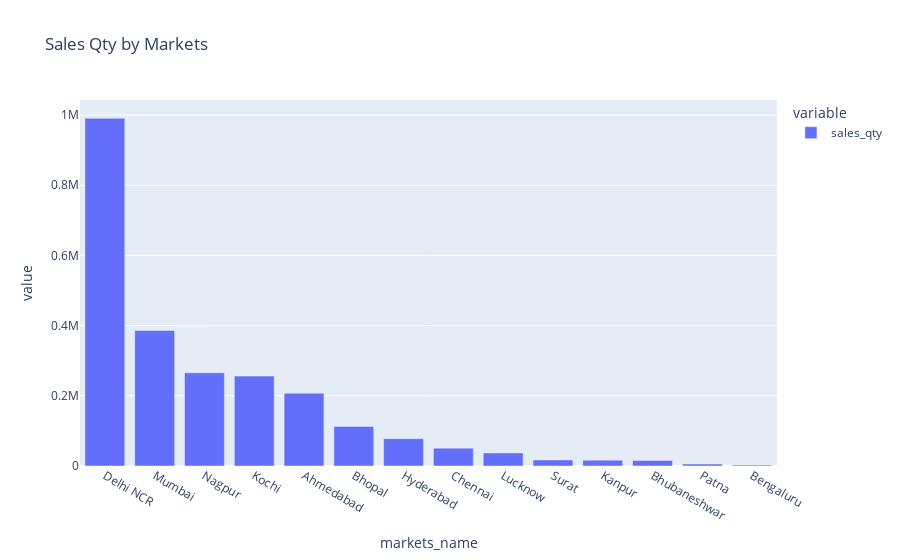

The code cell stored with this chart in its notebook:
### Code cell
#New dataframe sales qty grouped by markets
dff2 = df.groupby(["markets_name"]).sales_qty.sum().reset_index()
#print(dff1)

#sort 
dff2=dff2.sort_values(by=['sales_qty'])

#plot the bars
fig = px.bar(dff2, x="markets_name", y=["sales_qty"], title="Sales Qty by Markets")
fig['layout']['xaxis']['autorange'] = "reversed"

fig.show()

### Figure 1 — Plotly figure (JSON) as saved in the notebook; plotly's stock layout.template omitted (floating-point values rounded to 4 significant figures)
{"data": [{"alignmentgroup": "True", "hovertemplate": "variable=sales_qty<br>markets_name=%{x}<br>value=%{y}<extra></extra>", "legendgroup": "sales_qty", "marker": {"color": "#636efa", "pattern": {"shape": ""}}, "name": "sales_qty", "offsetgroup": "sales_qty", "orientation": "v", "showlegend": true, "textposition": "auto", "type": "bar", "x": ["Bengaluru", "Patna", "Bhubaneshwar", "Kanpur", "Surat", "Lucknow", "Chennai", "Hyderabad", "Bhopal", "Ahmedabad", "Kochi", "Nagpur", "Mumbai", "Delhi NCR"], "xaxis": "x", "y": [2542, 5513, 15754, 16675, 17200, 37092, 50870, 77890, 112846, 207395, 256104, 265559, 385973, 990641], "yaxis": "y"}], "layout": {"barmode": "relative", "legend": {"title": {"text": "variable"}, "tracegroupgap": 0}, "title": {"text": "Sales Qty by Markets"}, "xaxis": {"anchor": "y", "autorange": "reversed", "domain": [0, 1], "title": {"text": "markets_name"}}, "yaxis": {"anchor": "x", "domain": [0, 1], "title": {"text": "value"}}}}
